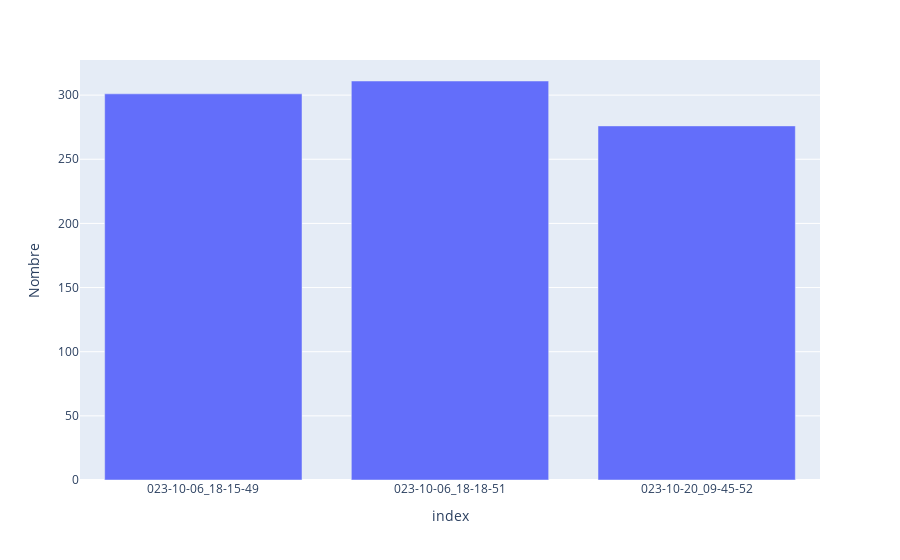

The notebook cell this image was saved under:
### Markdown cell above
## Nombre avion par date

### Code cell
'''
comptage du nombre d'avions par date
'''
dff=pd.DataFrame(index=filtered_df['Date'].unique(), columns=['Nombre'])
for i in filtered_df['Date'].unique():
    dff.loc[i, 'Nombre']=filtered_df['Date'].where(filtered_df['Date']==i).count()

'''
affichage avec px.
'''
fig = px.bar(
    data_frame=dff,
    y='Nombre',
    x=dff.index,
    # color='Date'
)
fig.show()

# fig.write_html(r'C:\Users\e.NOVA Aerospace\Documents\PYTHON\flight_track\output\nb_avion.html')
fig.write_html(os.path.join(output_folder,f'nb_avion.html'))

### Figure 1 — Plotly figure (JSON) as saved in the notebook; plotly's stock layout.template omitted (floating-point values rounded to 4 significant figures)
{"data": [{"alignmentgroup": "True", "hovertemplate": "index=%{x}<br>Nombre=%{y}<extra></extra>", "legendgroup": "", "marker": {"color": "#636efa", "pattern": {"shape": ""}}, "name": "", "offsetgroup": "", "orientation": "v", "showlegend": false, "textposition": "auto", "type": "bar", "x": ["023-10-06_18-15-49", "023-10-06_18-18-51", "023-10-20_09-45-52"], "xaxis": "x", "y": [301, 311, 276], "yaxis": "y"}], "layout": {"barmode": "relative", "legend": {"tracegroupgap": 0}, "margin": {"t": 60}, "xaxis": {"anchor": "y", "domain": [0, 1], "title": {"text": "index"}}, "yaxis": {"anchor": "x", "domain": [0, 1], "title": {"text": "Nombre"}}}}
